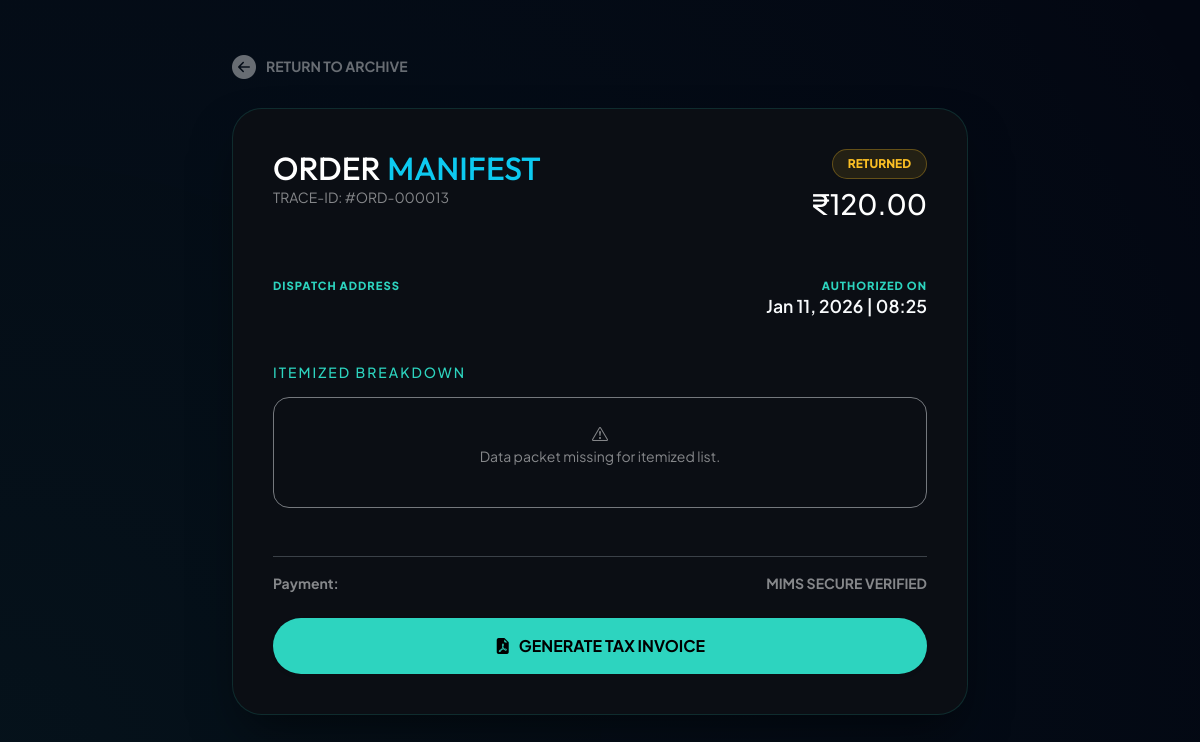
The app's page /customer/order_action.php?id=13 (signed in) with its own data.
### tables this page shows
CREATE TABLE `orders` (
  `id` int(11) NOT NULL,
  `user_id` int(11) DEFAULT NULL,
  `customer_name` varchar(255) DEFAULT NULL,
  `medicine_id` int(11) DEFAULT NULL,
  `total_amount` decimal(10,2) DEFAULT NULL,
  `status` varchar(50) DEFAULT 'Pending',
  `payment_method` varchar(50) DEFAULT NULL,
  `claimed_category` varchar(50) DEFAULT NULL,
  `payment_mode` varchar(50) DEFAULT 'COD',
  `order_date` datetime DEFAULT current_timestamp(),
  `address` text DEFAULT NULL,
  `pincode` varchar(10) DEFAULT NULL,
  `phone` varchar(15) DEFAULT NULL,
  `quantity` int(11) DEFAULT NULL,
  `discount_reason` varchar(100) DEFAULT NULL,
  `discount_status` enum('none','pending','approved','rejected') DEFAULT 'none',
  `discounted_price` decimal(10,2) DEFAULT NULL,
  `subtotal` decimal(10,2) NOT NULL DEFAULT 0.00,
  `discount_amount` decimal(10,2) DEFAULT NULL,
  `discount_label` varchar(50) DEFAULT NULL
);

### customer/order_action.php (the view, shortened to what this page needs)
<?php
include('../config/db_connect.php');
$user_id = $_SESSION['user_id'];
$order_id = mysqli_real_escape_string($conn, $_GET['id']);
$query = "SELECT * FROM orders WHERE id = '$order_id' AND user_id = '$user_id'";
$result = mysqli_query($conn, $query);
$order = mysqli_fetch_assoc($result);
$items_query = "SELECT oi.*, m.m_name
                FROM order_items oi
                JOIN medicines m ON oi.medicine_id = m.id
                WHERE oi.order_id = '$order_id'";
$items_result = mysqli_query($conn, $items_query);
?>
<!DOCTYPE html>
<html lang="en">
<head>
    <link href="https://cdn.jsdelivr.net/npm/bootstrap@5.3.0/dist/css/bootstrap.min.css" rel="stylesheet">
    <link rel="stylesheet" href="https://cdn.jsdelivr.net/npm/bootstrap-icons@1.11.0/font/bootstrap-icons.css">
</head>
<body>
<div class="container py-5">
    <div class="row justify-content-center">
        <div class="col-lg-8">
            <a href="my_orders.php" class="back-btn mb-4">
                <i class="bi bi-arrow-left-circle-fill fs-4"></i>
                <span class="text-uppercase small fw-800">Return to Archive</span>
            </a>
            <div class="details-panel">
                <div class="d-flex justify-content-between align-items-start mb-5">
                    <div>
                        <h2 class="fw-800 m-0" style="font-family: 'Outfit';">ORDER <span class="text-info">MANIFEST</span></h2>
                        <p class="text-white-50 mono small">TRACE-ID: #ORD-<?php echo str_pad($order['id'], 6, '0', STR_PAD_LEFT); ?></p>
                    </div>
                    <div class="text-end">
                        <span class="status-pill mb-2 d-inline-block"><?php echo strtoupper($order['status']); ?></span>
                        <div class="h3 fw-800 text-white">₹<?php echo number_format($order['total_amount'], 2); ?></div>
                    </div>
                </div>
                <div class="row mb-4">
                    <div class="col-md-6">
                        <div class="info-label">Dispatch Address</div>
                    </div>
                    <div class="col-md-6 text-md-end">
                        <div class="info-label">Authorized On</div>
                        <div class="info-value small"><?php echo date('M d, Y | H:i', strtotime($order['order_date'])); ?></div>
                    </div>
                </div>
                <h5 class="fw-800 mb-3 text-uppercase small text-cyan" style="color: var(--accent-cyan); letter-spacing: 2px;">Itemized Breakdown</h5>
                <?php if(mysqli_num_rows($items_result) > 0): ?>
                    <?php while($item = mysqli_fetch_assoc($items_result)): ?>
                        <div class="medicine-row d-flex justify-content-between align-items-center">
                            <div class="d-flex align-items-center">
                                <div class="rounded-circle bg-dark d-flex align-items-center justify-content-center me-3" style="width: 45px; height: 45px; border: 1px solid var(--border);">
                                    <i class="bi bi-capsule text-info"></i>
                                </div>
                                <div>
                                    <span class="fw-bold text-white"><?php echo htmlspecialchars($item['m_name']); ?></span>
                                    <div class="text-white-50 small">Unit Price: ₹<?php echo number_format($item['price_at_purchase'], 2); ?> × <?php echo $item['quantity']; ?></div>
                                </div>
                            </div>
                            <div class="fw-bold text-info">
                                ₹<?php echo number_format($item['price_at_purchase'] * $item['quantity'], 2); ?>
                            </div>
                        </div>
                    <?php endwhile; ?>
                <?php else: ?>
                    <div class="text-center py-4 opacity-50 border border-dashed rounded-4">
                        <i class="bi bi-exclamation-triangle mb-2"></i>
                        <p class="small">Data packet missing for itemized list.</p>
                    </div>
                <?php endif; ?>
                <div class="mt-5 pt-3 border-top border-secondary opacity-50 d-flex justify-content-between align-items-center">
                    <div class="small fw-bold">Payment: <?php echo $order['payment_method']; ?></div>
                    <div class="small fw-bold">MIMS SECURE VERIFIED</div>
                </div>
                <div class="mt-4">
                    <a href="invoice.php?id=<?php echo $order_id; ?>" class="btn btn-info w-100 rounded-pill py-3 fw-bold shadow-sm" style="background: var(--accent-cyan); border: none; color: #000;">
                        <i class="bi bi-file-earmark-pdf-fill me-2"></i>GENERATE TAX INVOICE
                    </a>
                </div>
            </div>
        </div>
    </div>
</div>
</body>
</html>

### customer/order_action.php (style rules this page uses)
:root { --bg: #030712; --card-bg: #0b0e14; --accent-cyan: #2DD4BF; --border: rgba(45, 212, 191, 0.15); }
body { background-color: var(--bg); color: white; font-family: 'Plus Jakarta Sans', sans-serif; background-image: radial-gradient(circle at bottom left, rgba(45, 212, 191, 0.05), transparent); }
.details-panel { background: var(--card-bg); border: 1px solid var(--border); border-radius: 30px; padding: 40px; box-shadow: 0 25px 50px -12px rgba(0,0,0,0.5); }
.info-label { color: var(--accent-cyan); font-size: 0.7rem; font-weight: 800; text-transform: uppercase; letter-spacing: 1px; }
.info-value { font-size: 1.1rem; font-weight: 600; margin-bottom: 20px; color: #f8fafc; }
.back-btn { color: rgba(255,255,255,0.4); text-decoration: none; font-weight: 700; display: inline-flex; align-items: center; gap: 10px; transition: 0.3s; }
.status-pill { background: rgba(251, 191, 36, 0.1); color: #fbbf24; padding: 5px 15px; border-radius: 50px; font-size: 0.75rem; font-weight: 800; border: 1px solid rgba(251, 191, 36, 0.3); }

### records on screen
orders: id "000013", status "RETURNED", total_amount "120.00", order_date "Jan 11, 2026 | 08:25"
